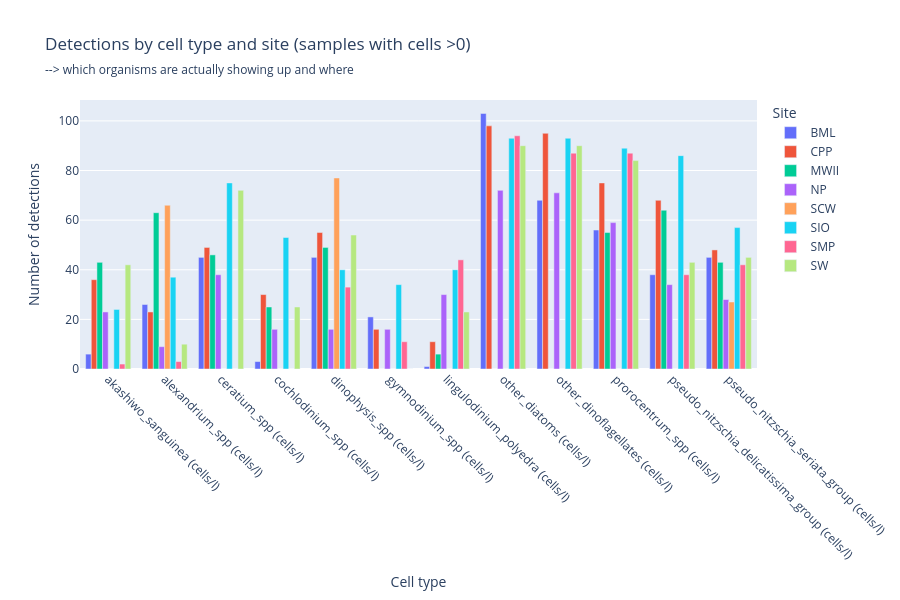

The notebook cell saved with this chart:
### Code cell
# Which organisms are actually showing up and where
fig_counts = px.bar(
    summary_,
    x="cell_type",
    y="n_samples_pos",
    color="site_code",
    barmode="group",
    title="Detections by cell type and site (samples with cells >0)",
    subtitle=" --> which organisms are actually showing up and where",
    labels={
        "cell_type": "Cell type",
        "n_samples_pos": "Number of detections",
        "site_code": "Site",
    },
)

fig_counts.update_layout(
    xaxis_tickangle=45,
    height=600,
)

fig_counts.show()

fig_counts.write_image(FIG_DIR / 'who_where.pdf')
fig_counts.write_image(FIG_DIR / 'who_where.png')

### Figure 1 — Plotly figure (JSON) as saved in the notebook; plotly's stock layout.template omitted (floating-point values rounded to 4 significant figures)
{"data": [{"alignmentgroup": "True", "hovertemplate": "Site=BML<br>Cell type=%{x}<br>Number of detections=%{y}<extra></extra>", "legendgroup": "BML", "marker": {"color": "#636efa", "pattern": {"shape": ""}}, "name": "BML", "offsetgroup": "BML", "orientation": "v", "showlegend": true, "textposition": "auto", "type": "bar", "x": ["akashiwo_sanguinea (cells/l)", "alexandrium_spp (cells/l)", "ceratium_spp (cells/l)", "cochlodinium_spp (cells/l)", "dinophysis_spp (cells/l)", "gymnodinium_spp (cells/l)", "lingulodinium_polyedra (cells/l)", "other_diatoms (cells/l)", "other_dinoflagellates (cells/l)", "prorocentrum_spp (cells/l)", "pseudo_nitzschia_delicatissima_group (cells/l)", "pseudo_nitzschia_seriata_group (cells/l)"], "xaxis": "x", "y": [6, 26, 45, 3, 45, 21, 1, 103, 68, 56, 38, 45], "yaxis": "y"}, {"alignmentgroup": "True", "hovertemplate": "Site=CPP<br>Cell type=%{x}<br>Number of detections=%{y}<extra></extra>", "legendgroup": "CPP", "marker": {"color": "#EF553B", "pattern": {"shape": ""}}, "name": "CPP", "offsetgroup": "CPP", "orientation": "v", "showlegend": true, "textposition": "auto", "type": "bar", "x": ["akashiwo_sanguinea (cells/l)", "alexandrium_spp (cells/l)", "ceratium_spp (cells/l)", "cochlodinium_spp (cells/l)", "dinophysis_spp (cells/l)", "gymnodinium_spp (cells/l)", "lingulodinium_polyedra (cells/l)", "other_diatoms (cells/l)", "other_dinoflagellates (cells/l)", "prorocentrum_spp (cells/l)", "pseudo_nitzschia_delicatissima_group (cells/l)", "pseudo_nitzschia_seriata_group (cells/l)"], "xaxis": "x", "y": [36, 23, 49, 30, 55, 16, 11, 98, 95, 75, 68, 48], "yaxis": "y"}, {"alignmentgroup": "True", "hovertemplate": "Site=MWII<br>Cell type=%{x}<br>Number of detections=%{y}<extra></extra>", "legendgroup": "MWII", "marker": {"color": "#00cc96", "pattern": {"shape": ""}}, "name": "MWII", "offsetgroup": "MWII", "orientation": "v", "showlegend": true, "textposition": "auto", "type": "bar", "x": ["akashiwo_sanguinea (cells/l)", "alexandrium_spp (cells/l)", "ceratium_spp (cells/l)", "cochlodinium_spp (cells/l)", "dinophysis_spp (cells/l)", "gymnodinium_spp (cells/l)", "lingulodinium_polyedra (cells/l)", "other_diatoms (cells/l)", "other_dinoflagellates (cells/l)", "prorocentrum_spp (cells/l)", "pseudo_nitzschia_delicatissima_group (cells/l)", "pseudo_nitzschia_seriata_group (cells/l)"], "xaxis": "x", "y": [43, 63, 46, 25, 49, 0, 6, 0, 0, 55, 64, 43], "yaxis": "y"}, {"alignmentgroup": "True", "hovertemplate": "Site=NP<br>Cell type=%{x}<br>Number of detections=%{y}<extra></extra>", "legendgroup": "NP", "marker": {"color": "#ab63fa", "pattern": {"shape": ""}}, "name": "NP", "offsetgroup": "NP", "orientation": "v", "showlegend": true, "textposition": "auto", "type": "bar", "x": ["akashiwo_sanguinea (cells/l)", "alexandrium_spp (cells/l)", "ceratium_spp (cells/l)", "cochlodinium_spp (cells/l)", "dinophysis_spp (cells/l)", "gymnodinium_spp (cells/l)", "lingulodinium_polyedra (cells/l)", "other_diatoms (cells/l)", "other_dinoflagellates (cells/l)", "prorocentrum_spp (cells/l)", "pseudo_nitzschia_delicatissima_group (cells/l)", "pseudo_nitzschia_seriata_group (cells/l)"], "xaxis": "x", "y": [23, 9, 38, 16, 16, 16, 30, 72, 71, 59, 34, 28], "yaxis": "y"}, {"alignmentgroup": "True", "hovertemplate": "Site=SCW<br>Cell type=%{x}<br>Number of detections=%{y}<extra></extra>", "legendgroup": "SCW", "marker": {"color": "#FFA15A", "pattern": {"shape": ""}}, "name": "SCW", "offsetgroup": "SCW", "orientation": "v", "showlegend": true, "textposition": "auto", "type": "bar", "x": ["akashiwo_sanguinea (cells/l)", "alexandrium_spp (cells/l)", "ceratium_spp (cells/l)", "cochlodinium_spp (cells/l)", "dinophysis_spp (cells/l)", "gymnodinium_spp (cells/l)", "lingulodinium_polyedra (cells/l)", "other_diatoms (cells/l)", "other_dinoflagellates (cells/l)", "prorocentrum_spp (cells/l)", "pseudo_nitzschia_delicatissima_group (cells/l)", "pseudo_nitzschia_seriata_group (cells/l)"], "xaxis": "x", "y": [0, 66, 0, 0, 77, 0, 0, 0, 0, 0, 0, 27], "yaxis": "y"}, {"alignmentgroup": "True", "hovertemplate": "Site=SIO<br>Cell type=%{x}<br>Number of detections=%{y}<extra></extra>", "legendgroup": "SIO", "marker": {"color": "#19d3f3", "pattern": {"shape": ""}}, "name": "SIO", "offsetgroup": "SIO", "orientation": "v", "showlegend": true, "textposition": "auto", "type": "bar", "x": ["akashiwo_sanguinea (cells/l)", "alexandrium_spp (cells/l)", "ceratium_spp (cells/l)", "cochlodinium_spp (cells/l)", "dinophysis_spp (cells/l)", "gymnodinium_spp (cells/l)", "lingulodinium_polyedra (cells/l)", "other_diatoms (cells/l)", "other_dinoflagellates (cells/l)", "prorocentrum_spp (cells/l)", "pseudo_nitzschia_delicatissima_group (cells/l)", "pseudo_nitzschia_seriata_group (cells/l)"], "xaxis": "x", "y": [24, 37, 75, 53, 40, 34, 40, 93, 93, 89, 86, 57], "yaxis": "y"}, {"alignmentgroup": "True", "hovertemplate": "Site=SMP<br>Cell type=%{x}<br>Number of detections=%{y}<extra></extra>", "legendgroup": "SMP", "marker": {"color": "#FF6692", "pattern": {"shape": ""}}, "name": "SMP", "offsetgroup": "SMP", "orientation": "v", "showlegend": true, "textposition": "auto", "type": "bar", "x": ["akashiwo_sanguinea (cells/l)", "alexandrium_spp (cells/l)", "ceratium_spp (cells/l)", "cochlodinium_spp (cells/l)", "dinophysis_spp (cells/l)", "gymnodinium_spp (cells/l)", "lingulodinium_polyedra (cells/l)", "other_diatoms (cells/l)", "other_dinoflagellates (cells/l)", "prorocentrum_spp (cells/l)", "pseudo_nitzschia_delicatissima_group (cells/l)", "pseudo_nitzschia_seriata_group (cells/l)"], "xaxis": "x", "y": [2, 3, 0, 0, 33, 11, 44, 94, 87, 87, 38, 42], "yaxis": "y"}, {"alignmentgroup": "True", "hovertemplate": "Site=SW<br>Cell type=%{x}<br>Number of detections=%{y}<extra></extra>", "legendgroup": "SW", "marker": {"color": "#B6E880", "pattern": {"shape": ""}}, "name": "SW", "offsetgroup": "SW", "orientation": "v", "showlegend": true, "textposition": "auto", "type": "bar", "x": ["akashiwo_sanguinea (cells/l)", "alexandrium_spp (cells/l)", "ceratium_spp (cells/l)", "cochlodinium_spp (cells/l)", "dinophysis_spp (cells/l)", "gymnodinium_spp (cells/l)", "lingulodinium_polyedra (cells/l)", "other_diatoms (cells/l)", "other_dinoflagellates (cells/l)", "prorocentrum_spp (cells/l)", "pseudo_nitzschia_delicatissima_group (cells/l)", "pseudo_nitzschia_seriata_group (cells/l)"], "xaxis": "x", "y": [42, 10, 72, 25, 54, 0, 23, 90, 90, 84, 43, 45], "yaxis": "y"}], "layout": {"barmode": "group", "height": 600, "legend": {"title": {"text": "Site"}, "tracegroupgap": 0}, "title": {"subtitle": {"text": " --> which organisms are actually showing up and where"}, "text": "Detections by cell type and site (samples with cells >0)"}, "xaxis": {"anchor": "y", "domain": [0, 1], "tickangle": 45, "title": {"text": "Cell type"}}, "yaxis": {"anchor": "x", "domain": [0, 1], "title": {"text": "Number of detections"}}}}
